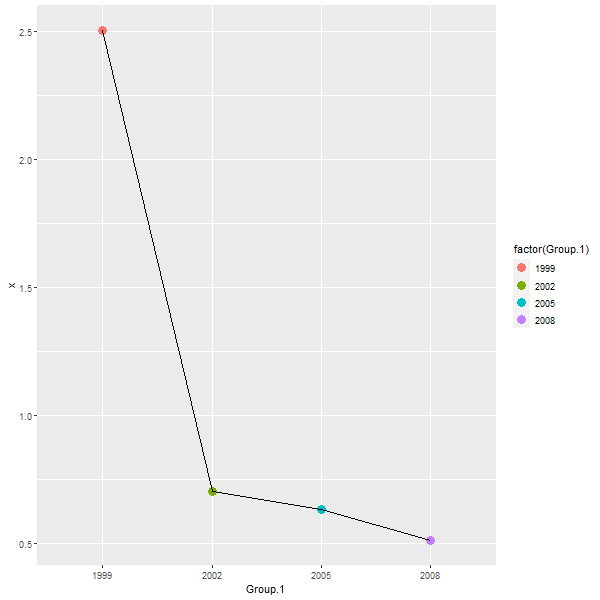

The script that saved this image:
##How have emissions from motor vehicle sources changed from 1999–2008 in Baltimore City?
vehicle_SCC <- SCC[grep("*vehicle*|*Vehicle*",SCC$Short.Name),]$SCC
motor_balt <- balt[balt$SCC %in% vehicle_SCC,]
agg_motor_balt <- aggregate(motor_balt$Emissions, list(motor_balt$year),mean)
png("plot5.png", width=600, height=600)

g3 <- ggplot(agg_motor_balt, aes(x=Group.1, y=x, group =1)) + geom_point(aes(colour = factor(Group.1)), size = 4)+geom_line()
g3
dev.off()